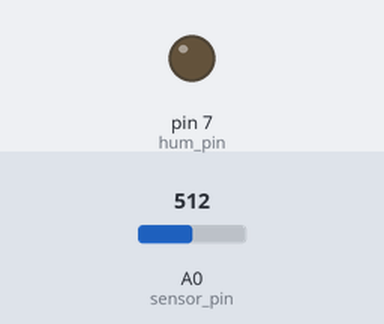
The sketch below on a simulated Arduino Uno, built with avr-gcc and run on an emulated ATmega328P. On the bench: output pins drawn as LEDs (lit = HIGH). The test bench sets the inputs (shaded band); at power-on: A0 (sensor_pin) = 512. What the sketch prints to the serial monitor is not drawn.

Above: at 1.8 s.
1.9 s: A0 (sensor_pin) set to 985
3.4 s: A0 (sensor_pin) set to 1004
At 4.8 s:
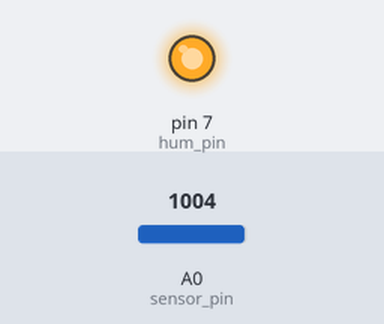
5.5 s: A0 (sensor_pin) set to 900
At 6.3 s:
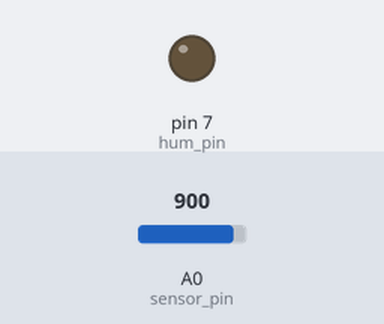
7.5 s: A0 (sensor_pin) set to 1023
At 9.1 s:
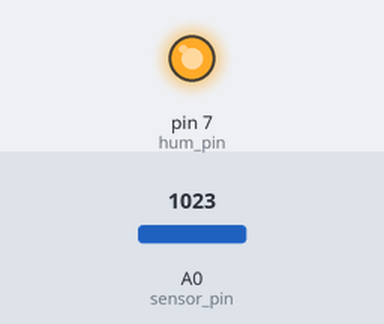
Timing chart, 0 to 10.5 s (numbered marks = the images above; inputs shaded):
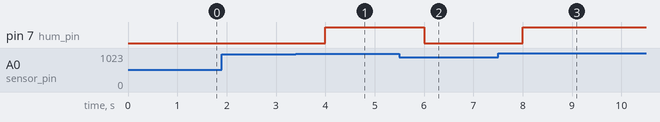

The sketch:

humidifier_auto.ino
```cpp
int hum_pin = 7;  // 가습기 핀
int sensor_pin = A0;  // 센서 핀
int output_value;

void setup() {
  Serial.begin(9600);
  pinMode(hum_pin, OUTPUT);  // 가습기 핀을 출력 모드로 설정
}

void loop() {
  output_value = analogRead(sensor_pin);  // 센서 값 읽기
  output_value = map(output_value, 550, 0, 0, 100);  // 센서 값을 0에서 100 사이로 매핑

  Serial.print("센서 값: ");
  Serial.println(output_value);  // 센서 값을 시리얼 모니터에 출력

  if (output_value < -80) {  // 센서 값이 40보다 크면
    digitalWrite(hum_pin, HIGH);  // 가습기 켜기
  } else {
    digitalWrite(hum_pin, LOW);  // 그렇지 않으면 가습기 끄기
  }

  delay(1000);  // 1초 지연하여 시리얼 출력 읽기 쉽게 하기
}
```

Measured:
- the behaviour switches between 995 and 996 on A0 (sensor_pin) (found by bisection; images 0 and 1)
- after the input at 1.9 s, every drawn part: stays the same
- after the input at 3.4 s, pin 7 (hum_pin): LOW → HIGH after 0.60 s
- after the input at 5.5 s, pin 7 (hum_pin): HIGH → LOW after 0.50 s
- after the input at 7.5 s, pin 7 (hum_pin): LOW → HIGH after 0.50 s
